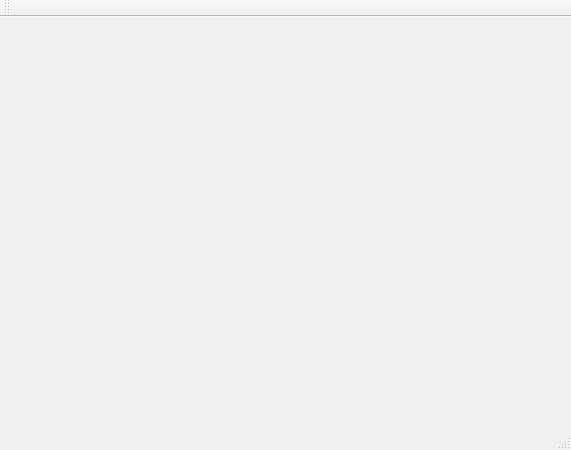
<?xml version="1.0" encoding="UTF-8"?>
<ui version="4.0">
 <class>StatisticsWindow</class>
 <widget class="QMainWindow" name="StatisticsWindow">
  <property name="geometry">
   <rect>
    <x>0</x>
    <y>0</y>
    <width>571</width>
    <height>450</height>
   </rect>
  </property>
  <property name="windowTitle">
   <string>RetroShare Statistics</string>
  </property>
  <widget class="QWidget" name="centralwidget">
   <layout class="QGridLayout" name="gridLayout">
    <property name="leftMargin">
     <number>0</number>
    </property>
    <property name="topMargin">
     <number>0</number>
    </property>
    <property name="rightMargin">
     <number>0</number>
    </property>
    <property name="bottomMargin">
     <number>0</number>
    </property>
    <item row="0" column="0">
     <widget class="QSplitter" name="splitter">
      <property name="orientation">
       <enum>Qt::Horizontal</enum>
      </property>
      <property name="handleWidth">
       <number>2</number>
      </property>
      <widget class="MainPageStack" name="stackPages" native="true"/>
     </widget>
    </item>
   </layout>
  </widget>
  <widget class="QStatusBar" name="statusbar"/>
  <widget class="QToolBar" name="toolBar">
   <property name="contextMenuPolicy">
    <enum>Qt::CustomContextMenu</enum>
   </property>
   <property name="toolButtonStyle">
    <enum>Qt::ToolButtonTextUnderIcon</enum>
   </property>
   <attribute name="toolBarArea">
    <enum>TopToolBarArea</enum>
   </attribute>
   <attribute name="toolBarBreak">
    <bool>false</bool>
   </attribute>
  </widget>
  <action name="actionAdd_Friend">
   <property name="icon">
    <iconset resource="../images.qrc">
     <normaloff>:/images/user/add_user24.png</normaloff>:/images/user/add_user24.png</iconset>
   </property>
   <property name="text">
    <string>Add Friend</string>
   </property>
   <property name="toolTip">
    <string>Add a Friend Wizard</string>
   </property>
  </action>
  <action name="actionAdd_Share">
   <property name="icon">
    <iconset>
     <normaloff>:/images/add-share24.png</normaloff>:/images/add-share24.png</iconset>
   </property>
   <property name="text">
    <string>Add Share</string>
   </property>
  </action>
  <action name="actionOptions">
   <property name="icon">
    <iconset resource="../images.qrc">
     <normaloff>:/images/kcmsystem24.png</normaloff>:/images/kcmsystem24.png</iconset>
   </property>
   <property name="text">
    <string>Options</string>
   </property>
  </action>
  <action name="actionMessenger">
   <property name="icon">
    <iconset>
     <normaloff>:/images/messenger.png</normaloff>:/images/messenger.png</iconset>
   </property>
   <property name="text">
    <string>Messenger</string>
   </property>
   <property name="visible">
    <bool>true</bool>
   </property>
  </action>
  <action name="actionAbout">
   <property name="icon">
    <iconset resource="../images.qrc">
     <normaloff>:/images/informations_24x24.png</normaloff>:/images/informations_24x24.png</iconset>
   </property>
   <property name="text">
    <string>About</string>
   </property>
  </action>
  <action name="actionSMPlayer">
   <property name="text">
    <string>SMPlayer</string>
   </property>
  </action>
  <action name="actionQuit">
   <property name="icon">
    <iconset>
     <normaloff>:/images/exit_24x24.png</normaloff>:/images/exit_24x24.png</iconset>
   </property>
   <property name="text">
    <string>Quit</string>
   </property>
  </action>
  <action name="actionQuick_Start_Wizard">
   <property name="icon">
    <iconset resource="../images.qrc">
     <normaloff>:/images/tools_wizard.png</normaloff>:/images/tools_wizard.png</iconset>
   </property>
   <property name="text">
    <string>Quick Start Wizard</string>
   </property>
   <property name="toolTip">
    <string>Quick Start Wizard</string>
   </property>
  </action>
  <action name="actionServicePermissions">
   <property name="icon">
    <iconset resource="../images.qrc">
     <normaloff>:/images/admin-24.png</normaloff>:/images/admin-24.png</iconset>
   </property>
   <property name="text">
    <string>ServicePermissions</string>
   </property>
   <property name="toolTip">
    <string>Service permissions matrix</string>
   </property>
  </action>
 </widget>
 <customwidgets>
  <customwidget>
   <class>MainPageStack</class>
   <extends>QWidget</extends>
   <header location="global">gui/mainpagestack.h</header>
  </customwidget>
 </customwidgets>
 <resources>
  <include location="../images.qrc"/>
 </resources>
 <connections/>
</ui>
